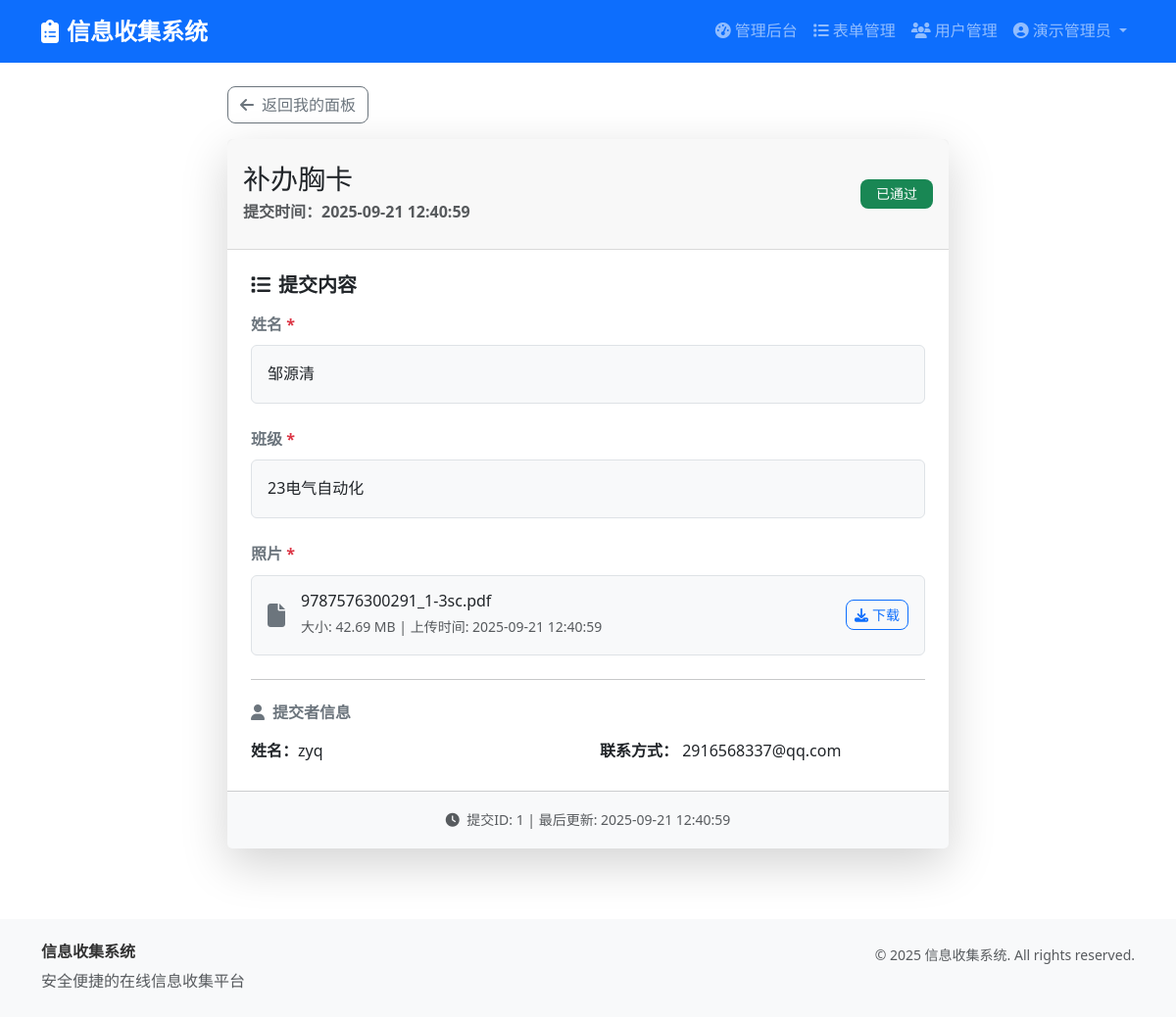
Page /submission/1 (signed in) on the committed database.
### models.py (models this page shows, shortened)
class Admin(UserMixin, db.Model):
    id = db.Column(db.Integer, primary_key=True)
    email = db.Column(db.String(120), unique=True, nullable=False)
    password_hash = db.Column(db.String(255), nullable=False)
    name = db.Column(db.String(100), nullable=False)
    created_at = db.Column(db.DateTime, default=datetime.utcnow)
    is_active = db.Column(db.Boolean, default=True)
    def get_id(self):
        return f"admin_{self.id}"

class Form(db.Model):
    id = db.Column(db.Integer, primary_key=True)
    title = db.Column(db.String(200), nullable=False)
    description = db.Column(db.Text)
    created_at = db.Column(db.DateTime, default=datetime.utcnow)
    updated_at = db.Column(db.DateTime, default=datetime.utcnow, onupdate=datetime.utcnow)
    is_active = db.Column(db.Boolean, default=True)
    allow_multiple_submissions = db.Column(db.Boolean, default=False)  # 是否允许多次填写
    created_by = db.Column(db.Integer, db.ForeignKey('admin.id'), nullable=False)
    fields = db.relationship('FormField', backref='form', lazy=True, cascade='all, delete-orphan')
    submissions = db.relationship('Submission', backref='form', lazy=True, cascade='all, delete-orphan')

class Submission(db.Model):
    id = db.Column(db.Integer, primary_key=True)
    form_id = db.Column(db.Integer, db.ForeignKey('form.id'), nullable=False)
    user_id = db.Column(db.Integer, db.ForeignKey('user.id'), nullable=False)
    submitted_at = db.Column(db.DateTime, default=datetime.utcnow)
    status = db.Column(db.String(20), default='submitted')  # submitted, reviewed, approved, rejected
    data = db.relationship('SubmissionData', backref='submission', lazy=True, cascade='all, delete-orphan')
    files = db.relationship('UploadFile', backref='submission', lazy=True, cascade='all, delete-orphan')
    def get_data_dict(self):
        result = {}
        for data in self.data:
            result[data.field_name] = data.field_value
        return result

class FormField(db.Model):
    id = db.Column(db.Integer, primary_key=True)
    form_id = db.Column(db.Integer, db.ForeignKey('form.id'), nullable=False)
    field_name = db.Column(db.String(100), nullable=False)
    field_label = db.Column(db.String(200), nullable=False)
    field_type = db.Column(db.String(50), nullable=False)  # text, email, tel, textarea, select, radio, checkbox, file, wechat_pay, alipay
    field_options = db.Column(db.Text)  # JSON格式存储选项
    is_required = db.Column(db.Boolean, default=False)
    order_index = db.Column(db.Integer, default=0)
    placeholder = db.Column(db.String(200))
    payment_account_id = db.Column(db.Integer, db.ForeignKey('payment_account.id'))  # 关联收款账户（仅限支付字段）
    payment_account = db.relationship('PaymentAccount', backref='form_fields', lazy=True)

class SubmissionData(db.Model):
    id = db.Column(db.Integer, primary_key=True)
    submission_id = db.Column(db.Integer, db.ForeignKey('submission.id'), nullable=False)
    field_name = db.Column(db.String(100), nullable=False)
    field_value = db.Column(db.Text)

class UploadFile(db.Model):
    id = db.Column(db.Integer, primary_key=True)
    submission_id = db.Column(db.Integer, db.ForeignKey('submission.id'), nullable=False)
    field_name = db.Column(db.String(100), nullable=False)
    original_filename = db.Column(db.String(255), nullable=False)
    saved_filename = db.Column(db.String(255), nullable=False)
    file_size = db.Column(db.Integer)
    file_type = db.Column(db.String(100))
    uploaded_at = db.Column(db.DateTime, default=datetime.utcnow)

class User(UserMixin, db.Model):
    id = db.Column(db.Integer, primary_key=True)
    email = db.Column(db.String(120), unique=True, nullable=True)
    phone = db.Column(db.String(20), unique=True, nullable=True)
    password_hash = db.Column(db.String(255), nullable=False)
    name = db.Column(db.String(100), nullable=False)
    created_at = db.Column(db.DateTime, default=datetime.utcnow)
    is_active = db.Column(db.Boolean, default=True)
    submissions = db.relationship('Submission', backref='user', lazy=True)

### app.py (the view)
    @app.route('/submission/<int:submission_id>')
    @login_required
    def view_submission(submission_id):
        submission = Submission.query.get_or_404(submission_id)
        if not current_user.get_id().startswith('admin_') and submission.user_id != current_user.id:
            flash('无权访问', 'danger')
            return redirect(url_for('dashboard'))
        return render_template('user/submission.html', submission=submission)

### app.py (called while the page is built)
def utc_to_local(utc_dt):
    if utc_dt is None:
        return None
    if utc_dt.tzinfo is not None:
        beijing_tz = timezone(timedelta(hours=8))
        return utc_dt.astimezone(beijing_tz)
    utc_dt = utc_dt.replace(tzinfo=timezone.utc)
    beijing_tz = timezone(timedelta(hours=8))
    return utc_dt.astimezone(beijing_tz)

def format_datetime(dt, format_str='%Y-%m-%d %H:%M:%S'):
    if dt is None:
        return ''
    local_dt = utc_to_local(dt)
    if local_dt is None:
        return ''
    return local_dt.strftime(format_str)

### templates/user/submission.html (shortened to what this page needs)
{% extends "base.html" %}
{% block content %}
<div class="container py-4">
    <div class="row justify-content-center">
        <div class="col-lg-8">
            <div class="mb-3">
                <a href="{{ url_for('dashboard') }}" class="btn btn-outline-secondary">
                    <i class="fas fa-arrow-left me-2"></i>返回我的面板
                </a>
            </div>
            <div class="card border-0 shadow-lg">
                <div class="card-header py-4">
                    <div class="d-flex justify-content-between align-items-center">
                        <div>
                            <h3 class="mb-1">{{ submission.form.title }}</h3>
                            <p class="text-muted mb-0">提交时间：{{ submission.submitted_at | local_time }}</p>
                        </div>
                        <div>
                            {% if submission.status == 'submitted' %}
                                <span class="badge bg-warning fs-6">待审核</span>
                            {% elif submission.status == 'approved' %}
                                <span class="badge bg-success fs-6">已通过</span>
                            {% elif submission.status == 'rejected' %}
                                <span class="badge bg-danger fs-6">已拒绝</span>
                            {% else %}
                                <span class="badge bg-secondary fs-6">{{ submission.status }}</span>
                            {% endif %}
                        </div>
                    </div>
                </div>
                <div class="card-body p-4">
                    <h5 class="fw-bold mb-3">
                        <i class="fas fa-list me-2"></i>提交内容
                    </h5>
                    {% set data_dict = submission.get_data_dict() %}
                    {% for field in submission.form.fields|sort(attribute='order_index') %}
                        <div class="form-group mb-4">
                            <label class="form-label fw-bold text-secondary">
                                {{ field.field_label }}
                                {% if field.is_required %}
                                    <span class="text-danger">*</span>
                                {% endif %}
                            </label>
                            {% set field_value = data_dict.get(field.field_name, '') %}
                            {% if field.field_type == 'file' %}
                                {% set uploaded_files = submission.files|selectattr('field_name', 'equalto', field.field_name)|list %}
                                {% if uploaded_files %}
                                    {% for file in uploaded_files %}
                                        <div class="file-item p-3 border rounded bg-light">
                                            <div class="d-flex align-items-center">
                                                {% if file.file_type and file.file_type.startswith('image/') %}
                                                    <i class="fas fa-image text-primary me-3 fs-4"></i>
                                                {% elif file.file_type and file.file_type.startswith('video/') %}
                                                    <i class="fas fa-video text-danger me-3 fs-4"></i>
                                                {% else %}
                                                    <i class="fas fa-file text-secondary me-3 fs-4"></i>
                                                {% endif %}
                                                <div class="flex-grow-1">
                                                    <h6 class="mb-1">{{ file.original_filename }}</h6>
                                                    <small class="text-muted">
                                                        {% if file.file_size %}
                                                            大小: {{ "%.2f"|format(file.file_size / 1024 / 1024) }} MB
                                                        {% endif %}
                                                        {% if file.uploaded_at %}
                                                            | 上传时间: {{ file.uploaded_at | local_time }}
                                                        {% endif %}
                                                    </small>
                                                </div>
                                                <div>
                                                    <a href="{{ url_for('uploaded_file', filename=file.saved_filename) }}"
                                                       class="btn btn-sm btn-outline-primary" target="_blank">
                                                        <i class="fas fa-download me-1"></i>下载
                                                    </a>
                                                </div>
                                            </div>
                                        </div>
                                    {% endfor %}
                                {% else %}
                                    <div class="text-muted fst-italic">未上传文件</div>
                                {% endif %}
                            {% else %}
                                <div class="border rounded p-3 bg-light">
                                    {% if field_value %}
                                        {{ field_value }}
                                    {% else %}
                                        <span class="text-muted fst-italic">未填写</span>
                                    {% endif %}
                                </div>
                            {% endif %}
                        </div>
                    {% endfor %}
                    <hr class="my-4">
                    <h6 class="fw-bold text-secondary mb-3">
                        <i class="fas fa-user me-2"></i>提交者信息
                    </h6>
                    <div class="row">
                        <div class="col-md-6">
                            <p class="mb-1"><strong>姓名：</strong>{{ submission.user.name }}</p>
                        </div>
                        <div class="col-md-6">
                            <p class="mb-1">
                                <strong>联系方式：</strong>
                                {% if submission.user.email %}
                                    {{ submission.user.email }}
                                {% elif submission.user.phone %}
                                    {{ submission.user.phone }}
                                {% endif %}
                            </p>
                        </div>
                    </div>
                </div>
                <div class="card-footer bg-light text-center py-3">
                    <small class="text-muted">
                        <i class="fas fa-clock me-1"></i>
                        提交ID: {{ submission.id }} | 最后更新: {{ submission.submitted_at | local_time }}
                    </small>
                </div>
            </div>
        </div>
    </div>
</div>
{% endblock %}

### templates/base.html (shortened to what this page needs)
<!DOCTYPE html>
<html lang="zh-CN">
<head>
    <link href="https://cdn.jsdelivr.net/npm/bootstrap@5.3.0/dist/css/bootstrap.min.css" rel="stylesheet">
    <link href="https://cdnjs.cloudflare.com/ajax/libs/font-awesome/6.4.0/css/all.min.css" rel="stylesheet">
    <link href="{{ url_for('static', filename='css/style.css') }}" rel="stylesheet">
</head>
<body class="d-flex flex-column min-vh-100">
    <nav class="navbar navbar-expand-lg navbar-dark bg-primary">
        <div class="container">
            <a class="navbar-brand fw-bold" href="{{ url_for('index') }}">
                <i class="fas fa-clipboard-list me-2"></i>信息收集系统
            </a>
            <div class="collapse navbar-collapse" id="navbarNav">
                <ul class="navbar-nav ms-auto">
                    {% if current_user.is_authenticated %}
                        {% if current_user.get_id().startswith('admin_') %}
                            <li class="nav-item">
                                <a class="nav-link" href="{{ url_for('admin_dashboard') }}">
                                    <i class="fas fa-tachometer-alt me-1"></i>管理后台
                                </a>
                            </li>
                            <li class="nav-item">
                                <a class="nav-link" href="{{ url_for('admin_forms') }}">
                                    <i class="fas fa-list me-1"></i>表单管理
                                </a>
                            </li>
                            <li class="nav-item">
                                <a class="nav-link" href="{{ url_for('admin_users') }}">
                                    <i class="fas fa-users me-1"></i>用户管理
                                </a>
                            </li>
                        {% endif %}
                        <li class="nav-item dropdown">
                            <a class="nav-link dropdown-toggle" href="#" role="button" data-bs-toggle="dropdown">
                                <i class="fas fa-user-circle me-1"></i>{{ current_user.name }}
                            </a>
                        </li>
                    {% endif %}
                </ul>
            </div>
        </div>
    </nav>
    <main class="flex-grow-1">
        {% block content %}{% endblock %}
    </main>
    <footer class="bg-light mt-5 py-4">
        <div class="container">
            <div class="row">
                <div class="col-md-6">
                    <h6 class="fw-bold">信息收集系统</h6>
                    <p class="text-muted mb-0">安全便捷的在线信息收集平台</p>
                </div>
                <div class="col-md-6 text-md-end">
                    <p class="text-muted mb-0">
                        <small>© 2025 信息收集系统. All rights reserved.</small>
                    </p>
                </div>
            </div>
        </div>
    </footer>
</body>
</html>

### static/css/style.css (style rules this page uses)
:root { --primary-color: #007bff; --secondary-color: #6c757d; --success-color: #28a745; --danger-color: #dc3545; --warning-color: #ffc107; --info-color: #17a2b8; --light-color: #f8f9fa; --dark-color: #343a40; --border-radius: 0.5rem; --box-shadow: 0 0.125rem 0.25rem rgba(0, 0, 0, 0.075); --box-shadow-lg: 0 1rem 3rem rgba(0, 0, 0, 0.175); }
body { font-family: 'Segoe UI', Tahoma, Geneva, Verdana, sans-serif; line-height: 1.6; color: #333; }
.navbar-brand { font-size: 1.5rem; font-weight: 700; }
.card { border-radius: var(--border-radius); box-shadow: var(--box-shadow); transition: all 0.3s ease; }
.card-header { border-bottom: 1px solid rgba(0, 0, 0, 0.125); font-weight: 600; }
.btn { border-radius: var(--border-radius); font-weight: 500; transition: all 0.3s ease; }
.badge { border-radius: var(--border-radius); font-size: 0.8rem; font-weight: 500; padding: 0.375rem 0.75rem; }
.loaded * { transition-duration: 0.3s; }
.btn, .card, .modal, .dropdown-menu { transform: translateZ(0); -webkit-transform: translateZ(0); }

### templates/user/submission.html (style rules this page uses)
.file-item { transition: all 0.3s ease; }
.form-group .border { transition: border-color 0.3s ease; }
.badge { font-size: 0.875rem !important; padding: 0.5rem 1rem; }

### rows in the picture
Admin: name "演示管理员"
Form: form "补办胸卡"
Submission: submitted_at|local_time "2025-09-21 12:40:59", id "1"
FormField: field_label "姓名"
SubmissionData: field_value "邹源清"
FormField: field_label "班级"
SubmissionData: field_value "23电气自动化"
FormField: field_label "照片"
UploadFile: original_filename "9787576300291_1-3sc.pdf", file.file_size/1024/1024 "42.69", uploaded_at|local_time "2025-09-21 12:40:59"
User: user.name "zyq", user.email "2916568337@qq.com"
